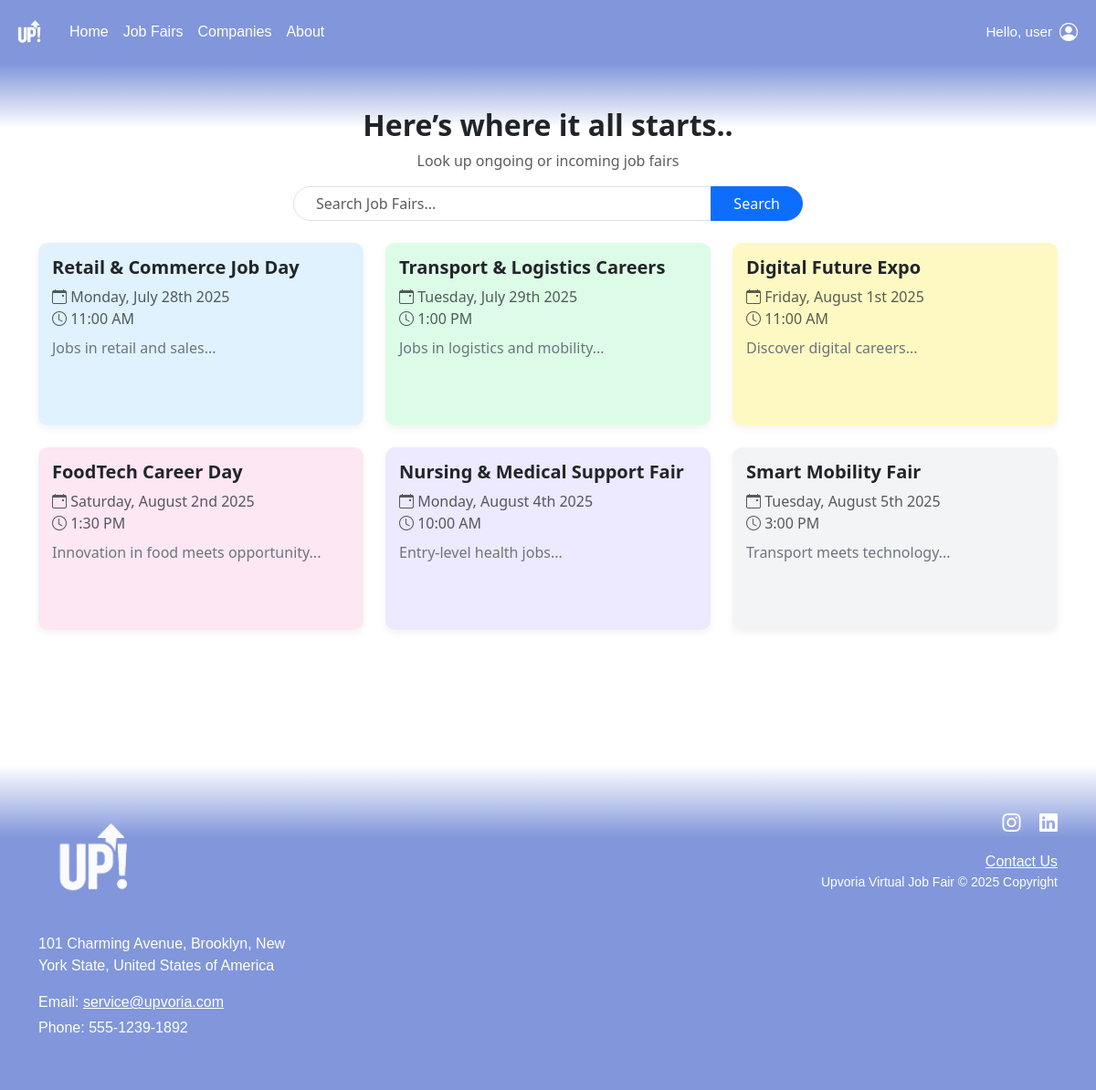
Page /user/jobfairs.php (signed in) on the committed database.
### tables this page shows
CREATE TABLE `job_fairs` (
  `id` int(11) NOT NULL,
  `job_fair_name` varchar(255) DEFAULT NULL,
  `short_desc` text DEFAULT NULL,
  `long_desc` text DEFAULT NULL,
  `users_joined` mediumtext DEFAULT NULL,
  `quota_total` int(11) DEFAULT NULL,
  `quota_remaining` int(11) DEFAULT NULL,
  `gmeet_link` varchar(255) DEFAULT NULL,
  `datetime` datetime DEFAULT NULL,
  `company_name` varchar(255) DEFAULT NULL
);

### user/jobfairs.php (the view, shortened to what this page needs)
<?php
include '../db.php';
$colors = ['#E0F2FE', '#DCFCE7', '#FEF9C3', '#FCE7F3', '#EDE9FE', '#F3F4F6'];
$search = $_GET['search'] ?? '';
$searchSql = $search ? "WHERE job_fair_name LIKE '%" . mysqli_real_escape_string($conn, $search) . "%' OR short_desc LIKE '%" . mysqli_real_escape_string($conn, $search) . "%'" : '';
$currentDate = date('Y-m-d H:i:s');
$whereClause = $searchSql ? "$searchSql AND datetime >= '$currentDate'" : "WHERE datetime >= '$currentDate'";
$result = mysqli_query($conn, "SELECT * FROM job_fairs $whereClause ORDER BY datetime ASC");
?>
<!DOCTYPE html>
<html lang="en">
<head>
  <link href="https://cdn.jsdelivr.net/npm/bootstrap@5.3.7/dist/css/bootstrap.min.css" rel="stylesheet">
  <link href="https://cdn.jsdelivr.net/npm/bootstrap-icons@1.10.5/font/bootstrap-icons.css" rel="stylesheet">
  <link href="../assets/style.css" rel="stylesheet">
</head>
<body>
<?php include '../assets/navbar.php'; ?>
<div class="container py-5">
  <div class="text-center mb-4">
    <h2 class="fw-bold">Here’s where it all starts..</h2>
    <p class="text-muted">Look up ongoing or incoming job fairs</p>
    <form method="GET" class="d-flex justify-content-center mt-3">
      <div class="input-group w-50">
        <input type="text" name="search" class="form-control rounded-start-pill px-4" placeholder="Search Job Fairs..." value="<?= htmlspecialchars($search) ?>">
        <button class="btn btn-primary rounded-end-pill px-4" type="submit">Search</button>
      </div>
    </form>
  </div>
  <div id="jobFairList" class="row g-4">
    <?php
    $index = 0;
    while ($row = mysqli_fetch_assoc($result)) {
      $bgColor = $colors[$index % count($colors)];
      $dateFormatted = date('l, F jS Y', strtotime($row['datetime']));
      $timeFormatted = date('g:i A', strtotime($row['datetime']));
    ?>
      <div class="col-sm-12 col-md-6 col-lg-4 d-flex">
        <div class="job-card w-100" style="background-color: <?= $bgColor ?>;" onclick='openModal(<?= json_encode($row, JSON_HEX_TAG | JSON_HEX_APOS | JSON_HEX_QUOT | JSON_HEX_AMP) ?>)'>
          <h5 class="fw-bold"><?= htmlspecialchars($row['job_fair_name']) ?></h5>
          <p class="mb-2 text-muted">
            <i class="bi bi-calendar-event"></i> <?= $dateFormatted ?><br>
            <i class="bi bi-clock"></i> <?= $timeFormatted ?>
          </p>
          <p class="text-secondary"><?= nl2br(substr($row['short_desc'], 0, 100)) ?>...</p>
        </div>
      </div>
    <?php
      $index++;
    }
    ?>
  </div>
</div>
<?php include '../assets/footer.php'; ?>
</body>
</html>

### assets/style.css (style rules this page uses)
body { margin: 0; padding: 0; }

### user/jobfairs.php (style rules this page uses)
.job-card { border-radius: 10px; box-shadow: 0 4px 10px rgba(0, 0, 0, 0.05); padding: 15px; height: 200px; cursor: pointer; }

### rows in the picture
job_fairs: job_fair_name "Retail & Commerce Job Day", datetime "Monday, July 28th 2025", datetime "11:00 AM", short_desc "Jobs in retail and sales"
job_fairs: job_fair_name "Transport & Logistics Careers", datetime "Tuesday, July 29th 2025", datetime "1:00 PM", short_desc "Jobs in logistics and mobility"
job_fairs: job_fair_name "Digital Future Expo", datetime "Friday, August 1st 2025", datetime "11:00 AM", short_desc "Discover digital careers"
job_fairs: job_fair_name "FoodTech Career Day", datetime "Saturday, August 2nd 2025", datetime "1:30 PM", short_desc "Innovation in food meets opportunity"
job_fairs: job_fair_name "Nursing & Medical Support Fair", datetime "Monday, August 4th 2025", datetime "10:00 AM", short_desc "Entry-level health jobs"
job_fairs: job_fair_name "Smart Mobility Fair", datetime "Tuesday, August 5th 2025", datetime "3:00 PM", short_desc "Transport meets technology"

### other values in the picture
$_SESSION['name'] "user"
